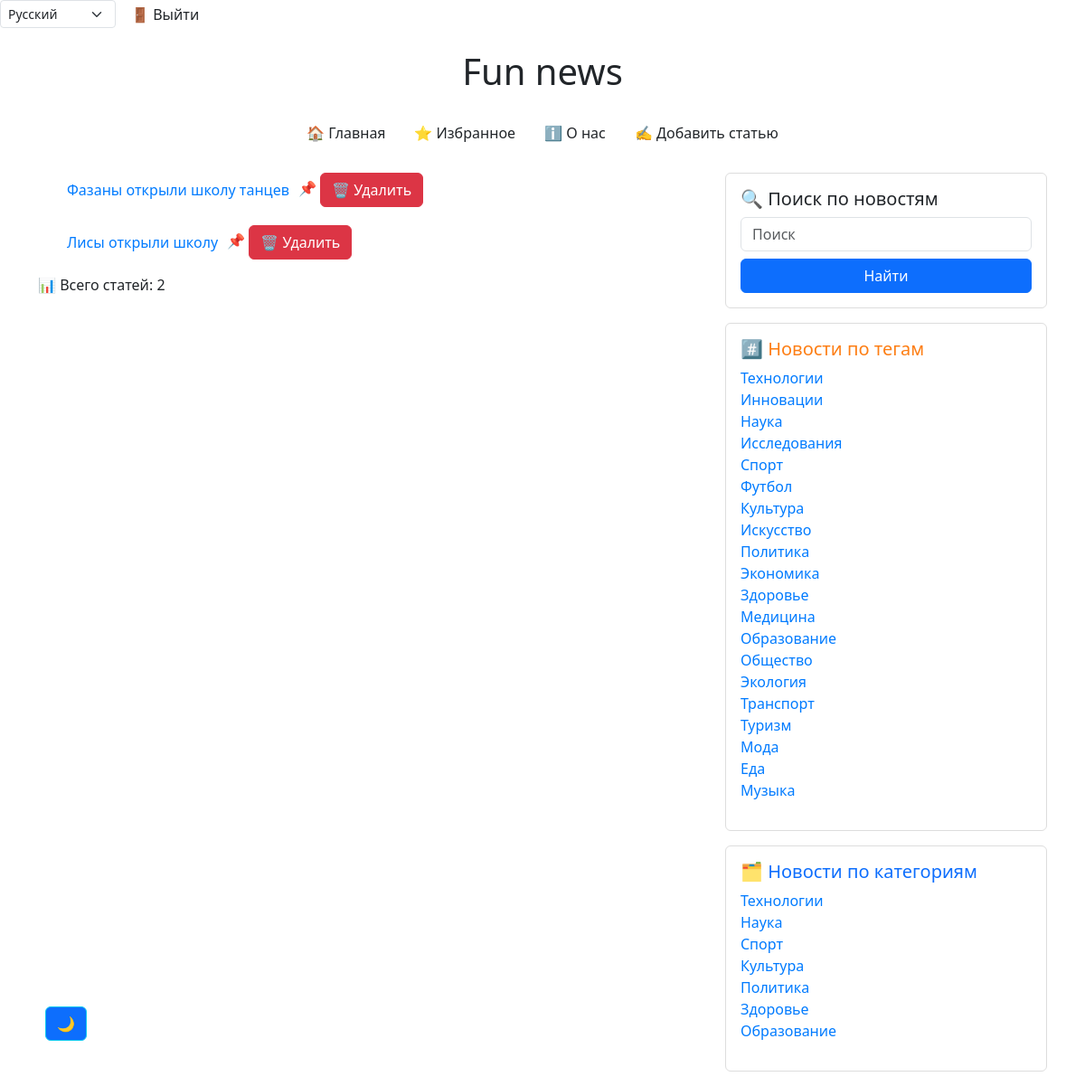
The page /ru/news/favoutires/ (signed in) on the database its author committed.
### news/models.py (models this page shows, shortened)
class Favourite(models.Model):
    article = models.ForeignKey(Article, on_delete=models.CASCADE, related_name='favourites')
    ip_address = models.GenericIPAddressField()
    favourites_count = models.IntegerField(default=0)
    class Meta:
        unique_together = ['article', 'ip_address']

class Article(models.Model):
    title = models.CharField(max_length=255, verbose_name='Заголовок')
    content = models.TextField(verbose_name='Содержание')
    publication_date = models.DateTimeField(default=timezone.now, verbose_name='Дата публикации')
    views = models.IntegerField(default=0, verbose_name='Просмотры')
    category = models.ForeignKey("Category", on_delete=models.CASCADE, verbose_name='Категория', blank=True,
                              null=True)
    tags = models.ManyToManyField("Tag", related_name='article',  verbose_name='Теги', blank=True,
                              null=True)
    likes_count = models.IntegerField(default=0)
    favourites_count = models.IntegerField(default=0)
    is_active = models.BooleanField(default=True,  verbose_name='Теги')
    slug = models.SlugField(blank=True, null=True, unique=True)
    image = models.ImageField(upload_to='articles/%Y/%m/%d/',
                              validators=[FileExtensionValidator(['jpg', 'jpeg', 'png', 'jpeg'])],
                              blank=True,
                              null=True)
    author = models.ForeignKey(get_user_model(), on_delete=models.SET_NULL, null=True,
                               default=None, verbose_name='Author')
    class Meta:
        verbose_name = 'Статья'  # единственное число для отображения в админке
        verbose_name_plural = 'Статьи'  # мн. число для отображения в админке

class Tag(models.Model):
    name = models.CharField(max_length=255, unique=True)
    class Meta:
        verbose_name = 'Тег'  # единственное число для отображения в админке
        verbose_name_plural = 'Теги'  # мн. число для отображения в админке

class Category(models.Model):
    name = models.CharField(max_length=255, unique=True)
    class Meta:
        verbose_name = 'Категория'  # единственное число для отображения в админке
        verbose_name_plural = 'Категории'  # мн. число для отображения в админке

### news/views.py (the view, shortened to what this page needs)
# urls.py: path('favoutires/', favourites, name='favourites'),                                               # избранное стр.
@login_required(login_url='accounts:login')
def favourites(request):
    ip_address = request.META.get('REMOTE_ADDR')
    favourites_articles = Favourite.objects.filter(ip_address=ip_address)
    favourites_articles_count = favourites_articles.count()
    all_tags = Tag.objects.all()
    all_categories = Category.objects.all()
    context = {
        "all_tags": all_tags,
        "all_categories": all_categories,
        'favourites_articles': favourites_articles,
        'favourites_count': favourites_articles_count,
    }
    return render(request, 'news/favourites.html', context)

### news/templates/news/favourites.html (shortened to what this page needs)
{% extends 'news/base.html' %}
{% load i18n %}
{% block content %}
<section class="news">
    {% if favourites_articles %}
        <ul style="display: flex; flex-wrap: wrap; gap: 20px;">
            {% for favourite in favourites_articles %}
                <li style="list-style: none; display: flex; align-items: center;">
                    <a href="{% url 'news:article_detail' slug=favourite.article.slug %}" style="margin-right: 10px;">
                        {{ favourite.article.title }}
                    </a>
                    <form method="POST" action="{% url 'news:favourites' %}" style="display:inline;" class="search-form">
                        📌
                        <button type="submit" class="btn btn-danger">{% trans '🗑️ Удалить' %} </button>
                    </form>
                </li>
            {% endfor %}
        </ul>
        <p>{% trans '📊 Всего статей:' %} {{ favourites_count }}</p>
    {% else %}
        <p>{% trans '😕 У вас нет избранных статей.' %} </p>
    {% endif %}
</section>
{% endblock %}

### news/templates/news/base.html (shortened to what this page needs)
{% load static %}
{% load i18n %}
<!DOCTYPE html>
<html lang="ru">
<head>
    <link href="https://cdn.jsdelivr.net/npm/bootstrap@5.3.0/dist/css/bootstrap.min.css" rel="stylesheet">
    <link href="https://cdn.jsdelivr.net/npm/aos@2.3.4/dist/aos.css" rel="stylesheet">
    <link rel="stylesheet" href="https://unpkg.com/leaflet@1.9.4/dist/leaflet.css"/>
    <link rel="stylesheet" type="text/css" href="{% static 'css/style.css' %}">
</head>
<body>
<div class="d-flex align-items-center">
    <form action="{% url 'set_language' %}" method="post" class="d-inline me-3">
        {% get_current_language as LANGUAGE_CODE %}
        <select name="language" onchange="this.form.submit()" class="form-select form-select-sm d-inline w-auto">
            {% get_available_languages as LANGUAGES %}
            {% for code, name in LANGUAGES %}
                <option value="{{ code }}" {% if code == LANGUAGE_CODE %}selected{% endif %}>
                    {{ name }}
                </option>
            {% endfor %}
        </select>
    </form>
{% if user.is_authenticated %}
    <form method="post" action="{% url 'accounts:logout' %}" style="display: inline;">
        <button type="submit" class="btn btn-link p-0" style="color: inherit; text-decoration: none;">
            {% trans '🚪 Выйти' %}
        </button>
    </form>
{% else %}
    <a class="nav-link me-2" href="{% url 'accounts:login' %}">{% trans '🔑 Авторизация' %}</a>
    <a class="nav-link me-2"> /  </a>
    <a class="nav-link" href="{% url 'accounts:registration' %}">{% trans '➕ Регистрация' %}</a>
{% endif %}
</div>
<div class="container mt-4">
    <h1 class="text-center mb-4">Fun news</h1>
    <button id="theme-toggle" class="btn btn-outline-info">🌙</button>
        <nav class="mb-4">
            <ul class="nav justify-content-center">
                {% if not request.path == '/news/' %}
                    <li class="nav-item">
                        <a class="nav-link" href="{% url 'news:catalog' %}">{% trans '🏠 Главная' %}</a>
                    </li>
                {% endif %}
                {% if user.is_authenticated %}
                    <li class="nav-item">
                        <a class="nav-link" href="{% url 'news:favourites' %}">{% trans '⭐ Избранное' %}</a>
                    </li>
                {% else %}
                    <li class="nav-item">
                        <a class="nav-link disabled" href="#" tabindex="-1" aria-disabled="true">{% trans '⭐ Избранное' %}</a>
                    </li>
                {% endif %}
                <li class="nav-item">
                    <a class="nav-link" href="{% url 'news:about' %}">{% trans 'ℹ️ О нас' %}</a>
                </li>
                {% if user.is_authenticated %}
                    <li class="nav-item">
                        <a class="nav-link" href="{% url 'news:add_article' %}">{% trans '✍️ Добавить статью' %}</a>
                    </li>
                {% else %}
                    <li class="nav-item">
                        <a class="nav-link disabled" href="#" tabindex="-1" aria-disabled="true">{% trans '✍️ Добавить статью' %}</a>
                    </li>
                {% endif %}
            </ul>
        </nav>
    <div class="row">
        <div class="col-md-8">
            {% block content %}{% endblock %}
        </div>
      {% if user.is_authenticated %}
        <aside class="col-md-4">
            <div class="card mb-3 p-3">
                <h5>{% trans '🔍 Поиск по новостям' %}</h5>
                <form method="get" action="{% url 'news:search_news' %}" class="d-flex flex-column">
                    <input type="text" name="text" class="form-control mb-2" placeholder= {% trans 'Поиск' %} required>
                    <button type="submit" class="btn btn-primary">{% trans 'Найти' %}</button>
                </form>
            </div>
            <div class="card mb-3 p-3">
                <h5 class="tag-title">{% trans '#️⃣ Новости по тегам' %}</h5>
                {% if all_tags %}
                    <ul class="list-unstyled">
                        {% for tag in all_tags %}
                            <li><a href="{% url 'news:news_by_tag' tag.name %}">{{ tag.name }}</a></li>
                        {% endfor %}
                    </ul>
                {% else %}
                    <p>{% trans '😕 Нет доступных тегов.' %}</p>
                {% endif %}
            </div>
            <div class="card mb-3 p-3">
                <h5 class="category-title">{% trans '🗂️ Новости по категориям' %}</h5>
                {% if all_categories %}
                    <ul class="list-unstyled">
                        {% for category in all_categories %}
                            <li><a href="{% url 'news:news_by_category' category.name %}">{{ category.name }}</a></li>
                        {% endfor %}
                    </ul>
                {% else %}
                    <p>{% trans '😕 Нет доступных категорий.' %}</p>
                {% endif %}
            </div>
        </aside>
      {%  endif %}
    </div>
</div>
</body>
</html>

### static/css/style.css (style rules this page uses)
.card { background-color: #ffffff; border: 1px solid #ddd; }
a { color: #007bff; text-decoration: none; }
.nav-link { color: #212529; }
h1, h5 { color: #212529; }
#theme-toggle { position: fixed; bottom: 50px; left: 50px; }
.card .category-title { color: #0d6efd; }
.card .tag-title { color: #fd7e14; }

### rows shown on the page
Favourite: article "Фазаны открыли школу танцев"
Favourite: article "Лисы открыли школу"
Tag: name "Технологии"
Tag: name "Инновации"
Tag: name "Наука"
Tag: name "Исследования"
Tag: name "Спорт"
Tag: name "Футбол"
Tag: name "Культура"
Tag: name "Искусство"
Tag: name "Политика"
Tag: name "Экономика"
Tag: name "Здоровье"
Tag: name "Медицина"
Tag: name "Образование"
Tag: name "Общество"
Tag: name "Экология"
Tag: name "Транспорт"
Tag: name "Туризм"
Tag: name "Мода"
Tag: name "Еда"
Tag: name "Музыка"
Category: name "Технологии"
Category: name "Наука"
Category: name "Спорт"
Category: name "Культура"
Category: name "Политика"
Category: name "Здоровье"
Category: name "Образование"

### other values the page prints
{{ favourites_count }} "2"
form field language "Русский"
